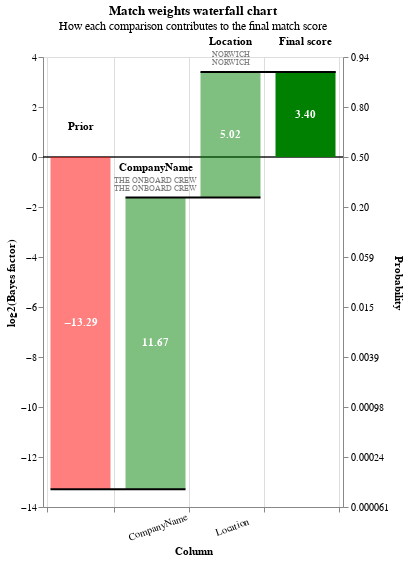

This figure's notebook cell:
### Code cell
# Show waterfall charts for not exact matches

linker.waterfall_chart(df_splink.to_dict(orient="records"))

### Figure 1 — Vega-Lite specification as saved in the notebook (floating-point values rounded to 4 significant figures; data arrays with more than 128 entries replaced by an {"elided": "..."} marker saying what was removed)
{"$schema": "https://vega.github.io/schema/vega-lite/v5.2.0.json", "height": 450, "resolve": {"axis": {"y": "independent"}}, "width": {"step": 75}, "data": {"values": {"elided": "184 records"}}, "config": {"view": {"continuousWidth": 400, "continuousHeight": 300}}, "params": [{"name": "record_number", "value": 0, "bind": {"input": "range", "min": 0, "max": 45, "step": 1}, "description": "Filter by the interation number"}], "title": {"text": "Match weights waterfall chart", "subtitle": "How each comparison contributes to the final match score"}, "transform": [{"filter": "(datum.record_number == record_number)"}, {"filter": "(datum.bayes_factor !== 1.0)"}, {"window": [{"op": "sum", "field": "log2_bayes_factor", "as": "sum"}, {"op": "lead", "field": "column_name", "as": "lead"}], "frame": [null, 0]}, {"calculate": "datum.column_name === \"Final score\" ? datum.sum - datum.log2_bayes_factor : datum.sum", "as": "sum"}, {"calculate": "datum.lead === null ? datum.column_name : datum.lead", "as": "lead"}, {"calculate": "datum.column_name === \"Final score\" || datum.column_name === \"Prior match weight\" ? 0 : datum.sum - datum.log2_bayes_factor", "as": "previous_sum"}, {"calculate": "datum.sum > datum.previous_sum ? datum.column_name : \"\"", "as": "top_label"}, {"calculate": "datum.sum < datum.previous_sum ? datum.column_name : \"\"", "as": "bottom_label"}, {"calculate": "datum.sum > datum.previous_sum ? datum.sum : datum.previous_sum", "as": "sum_top"}, {"calculate": "datum.sum < datum.previous_sum ? datum.sum : datum.previous_sum", "as": "sum_bottom"}, {"calculate": "(datum.sum + datum.previous_sum) / 2", "as": "center"}, {"calculate": "(datum.log2_bayes_factor > 0 ? \"+\" : \"\") + datum.log2_bayes_factor", "as": "text_log2_bayes_factor"}, {"calculate": "datum.sum < datum.previous_sum ? 4 : -4", "as": "dy"}, {"calculate": "datum.sum < datum.previous_sum ? \"top\" : \"bottom\"", "as": "baseline"}, {"calculate": "1. / (1 + pow(2, -1.*datum.sum))", "as": "prob"}, {"calculate": "0*datum.sum", "as": "zero"}], "layer": [{"layer": [{"mark": "rule", "encoding": {"y": {"field": "zero", "type": "quantitative"}, "size": {"value": 0.5}, "color": {"value": "black"}}}, {"mark": {"type": "bar", "width": 60}, "encoding": {"color": {"condition": {"value": "red", "test": "(datum.log2_bayes_factor < 0)"}, "value": "green"}, "opacity": {"condition": {"value": 1, "test": "datum.column_name == 'Prior match weight' || datum.column_name == 'Final score'"}, "value": 0.5}, "tooltip": [{"type": "nominal", "field": "column_name", "title": "Comparison column"}, {"type": "nominal", "field": "value_l", "title": "Value (L)"}, {"type": "nominal", "field": "value_r", "title": "Value (R)"}, {"type": "ordinal", "field": "label_for_charts", "title": "Label"}, {"type": "nominal", "field": "sql_condition", "title": "SQL condition"}, {"type": "nominal", "field": "comparison_vector_value", "title": "Comparison vector value"}, {"type": "quantitative", "field": "bayes_factor", "title": "Bayes factor = m/u", "format": ",.4f"}, {"type": "quantitative", "field": "log2_bayes_factor", "title": "Match weight = log2(m/u)", "format": ",.4f"}, {"type": "quantitative", "field": "prob", "format": ".4f", "title": "Adjusted match score"}, {"type": "nominal", "field": "bayes_factor_description", "title": "Match weight description"}], "x": {"type": "nominal", "axis": {"labelExpr": "datum.value == 'Prior' || datum.value == 'Final score' ? '' : datum.value", "labelAngle": -20, "labelAlign": "center", "labelPadding": 10, "title": "Column", "grid": true, "tickBand": "extent"}, "field": "column_name", "sort": {"field": "bar_sort_order", "order": "ascending"}}, "y": {"type": "quantitative", "axis": {"grid": false, "orient": "left", "title": "log2(Bayes factor)"}, "field": "previous_sum"}, "y2": {"field": "sum"}}}, {"mark": {"type": "text", "fontWeight": "bold"}, "encoding": {"color": {"value": "white"}, "text": {"condition": {"type": "nominal", "field": "log2_bayes_factor", "format": ".2f", "test": "abs(datum.log2_bayes_factor) > 1"}, "value": ""}, "x": {"type": "nominal", "axis": {"labelAngle": 0, "title": "Column"}, "field": "column_name", "sort": {"field": "bar_sort_order", "order": "ascending"}}, "y": {"type": "quantitative", "axis": {"orient": "left"}, "field": "center"}}}, {"mark": {"type": "text", "baseline": "bottom", "dy": -25, "fontWeight": "bold"}, "encoding": {"color": {"value": "black"}, "text": {"type": "nominal", "field": "column_name"}, "x": {"type": "nominal", "axis": {"labelAngle": 0, "title": "Column"}, "field": "column_name", "sort": {"field": "bar_sort_order", "order": "ascending"}}, "y": {"type": "quantitative", "field": "sum_top"}}}, {"mark": {"type": "text", "baseline": "bottom", "fontSize": 8, "dy": -13}, "encoding": {"color": {"value": "grey"}, "text": {"type": "nominal", "field": "value_l"}, "x": {"type": "nominal", "axis": {"labelAngle": 0, "title": "Column"}, "field": "column_name", "sort": {"field": "bar_sort_order", "order": "ascending"}}, "y": {"type": "quantitative", "field": "sum_top"}}}, {"mark": {"type": "text", "baseline": "bottom", "fontSize": 8, "dy": -5}, "encoding": {"color": {"value": "grey"}, "text": {"type": "nominal", "field": "value_r"}, "x": {"type": "nominal", "axis": {"labelAngle": 0, "title": "Column"}, "field": "column_name", "sort": {"field": "bar_sort_order", "order": "ascending"}}, "y": {"type": "quantitative", "field": "sum_top"}}}]}, {"mark": {"type": "rule", "color": "black", "strokeWidth": 2, "x2Offset": 30, "xOffset": -30}, "encoding": {"x": {"type": "nominal", "axis": {"labelAngle": 0, "title": "Column"}, "field": "column_name", "sort": {"field": "bar_sort_order", "order": "ascending"}}, "x2": {"field": "lead"}, "y": {"type": "quantitative", "axis": {"labelExpr": "format(1 / (1 + pow(2, -1*datum.value)), '.2r')", "orient": "right", "title": "Probability"}, "field": "sum", "scale": {"zero": false}}}}]}
